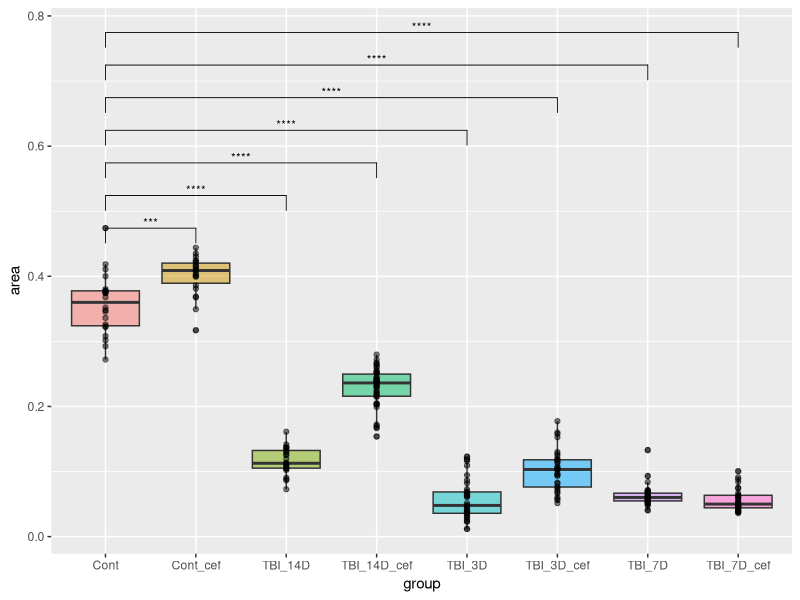
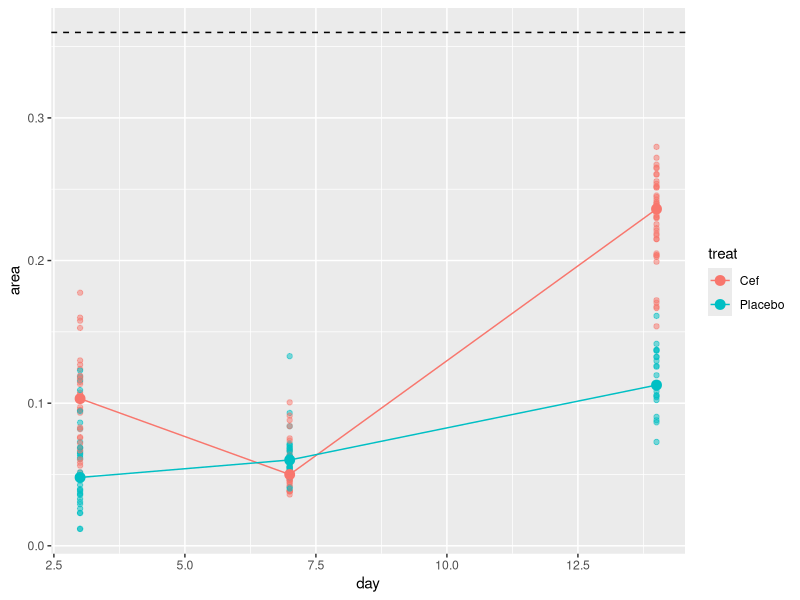
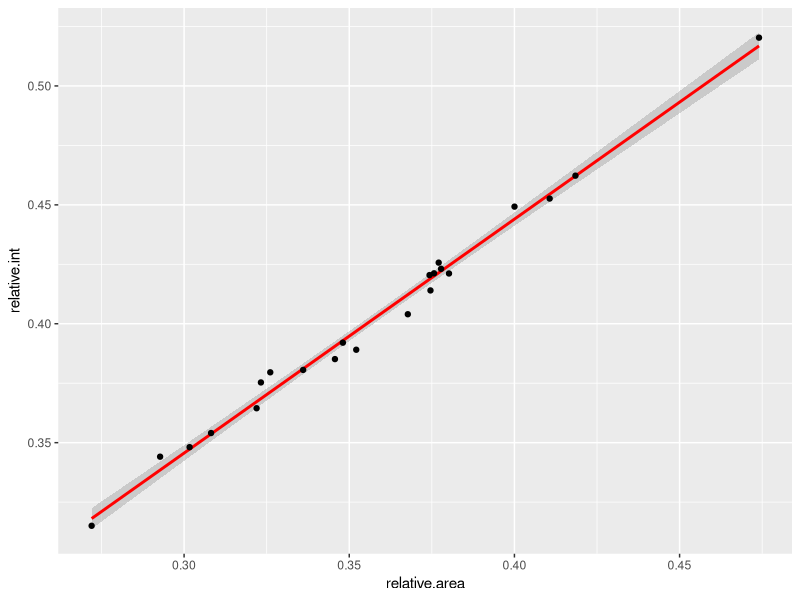

These figures' R source, in order:
# GLT count in hippocampus pyramid layer
# Copyright © 2023 Borys Olifirov

require(dplyr)
require(tidyr)
require(purrr)
require(rstatix)
require(ggplot2)
require(ggpubr)
require(cowplot)
require(ggsci)

setwd('/home/wisstock/bio/note/projects/PhD/9_2024_GLT_in_TBI/exp/2024_02_14_glt_in_pyramid')


##### DATA PREPROCESSING #####
df.glt.area <- read.csv('GLTcount_csv.csv', sep = ';') %>%
  pivot_longer(cols = Cont:TBI_14D_cef,
               names_to = 'group', values_to = 'area') %>%
  filter(area != '') %>%
  mutate(group = as.factor(group), area = as.numeric(as.character(gsub(',','.',area)))) %>%
  mutate(trauma = as.factor(ifelse(grepl('Cont', group),'Cont','TBI'))) %>%
  mutate(treat = as.factor(ifelse(grepl('cef', group),'Cef','Placebo'))) %>%
  mutate(day = case_when((group == 'Cont') | (group == 'Cont_cef') ~ 0,
                         (group == 'TBI_3D') | (group == 'TBI_3D_cef') ~ 3,
                         (group == 'TBI_7D') | (group == 'TBI_7D_cef') ~ 7,
                         (group == 'TBI_14D') | (group == 'TBI_14D_cef') ~ 14))
  

df.glt.int <- read.csv('GLTcount_intens_csv.csv', sep = ';') %>%
  mutate(relative.area = as.numeric(as.character(gsub(',','.',relative.area))),
         relative.int = as.numeric(as.character(gsub(',','.',relative.int))))


##### AREA STAT #####
kruskal.test(area ~ group, data = df.glt.area)

# pairwise test between all groups
df.area.stat.tot <- df.glt.area %>%
  pairwise_wilcox_test(area ~ group, p.adjust.method = 'holm') %>%
  add_significance('p.adj') %>%
  add_y_position(fun = 'mean_sd')

# pairwise test between control and treatment groups only
df.area.stat.ctrl <- df.glt.area %>%
  pairwise_wilcox_test(area ~ group, p.adjust.method = 'holm', ref.group = 'Cont') %>%
  add_significance('p.adj') %>%
  add_y_position(fun = 'mean_sd')

# simple boxplot
ggplot() +
  geom_boxplot(data = df.glt.area,
               aes(x = group, y = area, fill = group), alpha = .5) +
  geom_point(data = df.glt.area,                                                                                          
             aes(x = group, y = area), alpha = .5) +
  stat_pvalue_manual(df.area.stat.ctrl, label = 'p.adj.signif',
                     hide.ns = TRUE, size = 3) +
  theme(legend.position = 'none')

# time profile with boxplots
df.profile <- df.glt.area %>%
  filter(trauma == 'TBI') %>%
  droplevels()

ctrl.median <- median(df.glt.area$area[df.glt.area$trauma == 'Cont' & df.glt.area$treat == 'Placebo'])

ggplot() +
  geom_hline(yintercept = ctrl.median, linetype='dashed') +
  geom_point(data = df.profile,
               aes(y = area, x = day, color = treat),
               alpha = .5) +
  stat_summary(data = df.profile,
               fun = median,
               geom = 'line',
               aes(y = area, x = day, color = treat)) +
  stat_summary(data = df.profile,
               fun = median,
               geom = 'point',
               aes(y = area, x = day, color = treat), size=3)


##### CORRELATION STAT #####
model.int.vs.area <- lm(relative.int ~ relative.area, data = df.glt.int)
model.int.vs.area

ggplot(data = df.glt.int,
       aes(x = relative.area, y = relative.int)) +
  stat_smooth(method = "lm", col = "red") +
  geom_point() 
